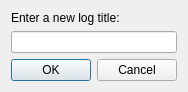
<?xml version="1.0" encoding="UTF-8"?>
<ui version="4.0">
 <class>ChangeLogTitleDialog</class>
 <widget class="QDialog" name="ChangeLogTitleDialog">
  <property name="geometry">
   <rect>
    <x>0</x>
    <y>0</y>
    <width>186</width>
    <height>92</height>
   </rect>
  </property>
  <property name="windowTitle">
   <string>Dialog</string>
  </property>
  <property name="windowIcon">
   <iconset>
    <normaloff>:/stopwatch.ico</normaloff>:/stopwatch.ico</iconset>
  </property>
  <layout class="QVBoxLayout" name="verticalLayout">
   <item>
    <widget class="QLabel" name="titleEdit">
     <property name="text">
      <string>Enter a new log title:</string>
     </property>
     <property name="textFormat">
      <enum>Qt::RichText</enum>
     </property>
    </widget>
   </item>
   <item>
    <widget class="QLineEdit" name="lineEdit"/>
   </item>
   <item>
    <widget class="QDialogButtonBox" name="buttonBox">
     <property name="orientation">
      <enum>Qt::Horizontal</enum>
     </property>
     <property name="standardButtons">
      <set>QDialogButtonBox::Cancel|QDialogButtonBox::Ok</set>
     </property>
    </widget>
   </item>
  </layout>
 </widget>
 <resources/>
 <connections>
  <connection>
   <sender>buttonBox</sender>
   <signal>accepted()</signal>
   <receiver>ChangeLogTitleDialog</receiver>
   <slot>accept()</slot>
   <hints>
    <hint type="sourcelabel">
     <x>248</x>
     <y>254</y>
    </hint>
    <hint type="destinationlabel">
     <x>157</x>
     <y>274</y>
    </hint>
   </hints>
  </connection>
  <connection>
   <sender>buttonBox</sender>
   <signal>rejected()</signal>
   <receiver>ChangeLogTitleDialog</receiver>
   <slot>reject()</slot>
   <hints>
    <hint type="sourcelabel">
     <x>316</x>
     <y>260</y>
    </hint>
    <hint type="destinationlabel">
     <x>286</x>
     <y>274</y>
    </hint>
   </hints>
  </connection>
 </connections>
</ui>
